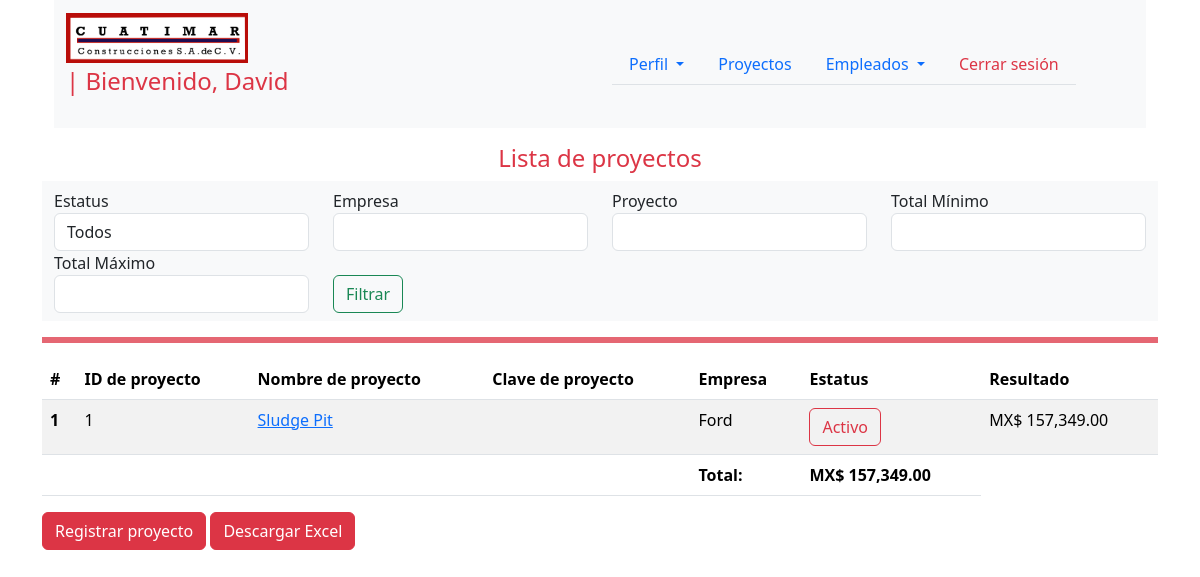
/proyectos/ (signed in), run on an earlier commit of the app's database.
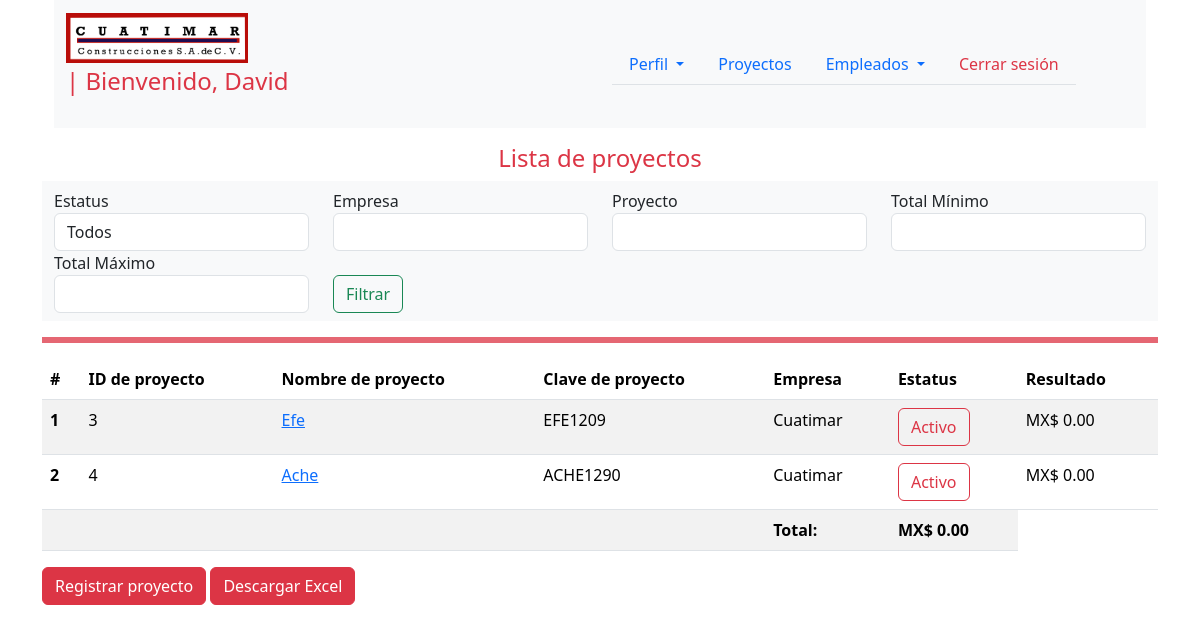
And on a later commit of the database.
### proyectos/models.py (models this page shows, shortened)
class Proyectos(models.Model):
    proyecto = models.CharField(max_length=255)
    clave_proyecto = models.CharField(max_length=100,unique=True)
    empresa = models.CharField(max_length=255)
    estatus = models.BooleanField(default=True)
    total = models.DecimalField(max_digits=10, decimal_places=2,null=False,default=Decimal('0.00'))
    iva = models.DecimalField(max_digits=10, decimal_places=2,null=False,default=Decimal('0.00'))
    slug = models.SlugField(unique=True)

### proyectos/views.py (the view)
# urls.py: path("",ProyectosListView.as_view(),name="proyectos"),
class ProyectosListView(LoginRequiredMixin,ListView):
    model = Proyectos
    template_name = "proyectos/proyectos.html"
    context_object_name = "projects"
    def get_queryset(self):
        queryset = Proyectos.objects.all()
        estatus = self.request.GET.get('estatus')
        empresa = self.request.GET.get('empresa')
        proyecto = self.request.GET.get('proyecto')
        total_min = self.request.GET.get('total_min')
        total_max = self.request.GET.get('total_max')
        if estatus:
            queryset = queryset.filter(estatus=estatus)
        if empresa:
            queryset = queryset.filter(empresa__icontains=empresa)
        if proyecto:
            queryset = queryset.filter(proyecto__icontains=proyecto)
        if total_min:
            queryset = queryset.filter(total__gte=total_min)
        if total_max:
            queryset = queryset.filter(total__lte=total_max)
        return queryset
    def get_context_data(self, **kwargs):
        context = super().get_context_data(**kwargs)
        total_monto_neto = self.get_queryset().aggregate(total=Coalesce(Sum('total'),Decimal('0.00')))['total']
        context['total_monto_neto'] = total_monto_neto
        context['estatus'] = self.request.GET.get('estatus', '')
        context['empresa'] = self.request.GET.get('empresa', '')
        context['proyecto'] = self.request.GET.get('proyecto', '')
        context['total_min'] = self.request.GET.get('total_min', '')
        context['total_max'] = self.request.GET.get('total_max', '')
        return context

### balancigastos/utils/context_processors.py (called while the page is built)
def get_profile_username(request):
    if request.user.is_authenticated:
        try:
            profile = Profile.objects.get(user=request.user)
            return {'profile_username': profile.user}
        except Profile.DoesNotExist:
            return {}
    return {}

### proyectos/templatetags/currency.py (called while the page is built)
@register.filter
def pesos(value):
    try:
        value = float(value)
        return f"MX$ {value:,.2f}"  # Format with thousands separator and 2 decimals
    except (ValueError, TypeError):
        return value

### proyectos/templates/proyectos/proyectos.html (shortened to what this page needs)
{% extends 'base.html' %}
{% load currency %}
{% block content %}
{% include 'navbar_profile.html' %}
<h4 class="h4 text-center text-danger mt-3">Lista de proyectos</h4>
<nav class="navbar bg-body-tertiary">
   <div class="container-fluid">
      <form method="GET" class="d-flex">
         <div class="row">
            <div class="col-md-3">
               <label for="estatus">Estatus</label>
               <select name="estatus" id="estatus" class="form-control">
                  <option value="">Todos</option>
               </select>
            </div>
            <div class="col-md-3">
               <label for="empresa">Empresa</label>
               <input type="text" name="empresa" id="empresa" class="form-control" value="{{ empresa }}">
            </div>
            <div class="col-md-3">
               <label for="proyecto">Proyecto</label>
               <input type="text" name="proyecto" id="proyecto" class="form-control" value="{{ proyecto }}">
            </div>
            <div class="col-md-3">
               <label for="total_min">Total Mínimo</label>
               <input type="number" name="total_min" id="total_min" class="form-control" value="{{ total_min }}">
            </div>
            <div class="col-md-3">
               <label for="total_max">Total Máximo</label>
               <input type="number" name="total_max" id="total_max" class="form-control" value="{{ total_max }}">
            </div>
            <div class="col-md-3 mt-4">
               <button class="btn btn-outline-success" type="submit">Filtrar</button>
            </div>
         </div>
      </form>
   </div>
</nav>
<hr class="border border-danger border-3 opacity-75">
{% if projects %}
<div class="table-responsive">
   <table class="table table-striped">
      <thead>
         <tr>
            <th scope="col">#</th>
            <th scope="col">ID de proyecto</th>
            <th scope="col">Nombre de proyecto</th>
            <th scope="col">Clave de proyecto</th>
            <th scope="col">Empresa</th>
            <th scope="col">Estatus</th>
            <th scope="col">Resultado</th>
         </tr>
      </thead>
      <tbody>
         {% for project in projects %}
         <tr>
            <th scope="row">{{ forloop.counter }}</th>
            <td>{{ project.id }}</td>
            <td><a href="{% url 'proyectos:detalles_proyecto' project.slug %}">{{ project.proyecto }}</a></td>
            <td>{{ project.clave_proyecto }}</td>
            <td>{{ project.empresa }}</td>
            {% if project.estatus == True %}
            <td><a class="btn btn-outline-danger"
                  href="{% url 'proyectos:toggle_estatus_proyecto' project.slug %}">Activo</a></td>
            {% else %}
            <td><a class="btn btn-danger" href="{% url 'proyectos:toggle_estatus_proyecto' project.slug %}">Inactivo</a>
            </td>
            {% endif %}
            {% if project.total < 0 %}
            <td class="text-danger">{{ project.total|pesos }}</td>
            {% else %}
            <td>{{ project.total|pesos }}</td>
            {% endif %}
         </tr>
         {% endfor %}
         <tr>
            <td colspan="4"></td>
            <td><strong>Total:</strong></td>
            <td><strong>{{ total_monto_neto|pesos }}</strong></td>
         </tr>
      </tbody>
   </table>
</div>
{% endif %}
<a href="{% url 'proyectos:registrar_proyecto' %}" class="btn btn-danger mb-3">Registrar proyecto</a>
<a href="{% url 'proyectos:export_proyectos_to_excel' %}" class="btn btn-danger mb-3">Descargar Excel</a>
{% endblock %}

### templates/base.html (shortened to what this page needs)
{% load static %}
<!DOCTYPE html>
<html lang="en">
<head>
    <link href="https://cdn.jsdelivr.net/npm/bootstrap@5.3.3/dist/css/bootstrap.min.css" rel="stylesheet"
>
    <link rel="stylesheet" href="{% static 'css/styles.css' %}">
</head>
<body>
    <div class="container">
        {% block content %}{% endblock %}
    </div>
</body>
</html>

### templates/navbar_profile.html (shortened to what this page needs)
{% load static %}
<div class="container">
    <nav class="navbar navbar-expand-lg bg-body-tertiary">
        <div class="container">
            <a class="navbar-brand" href="{% url 'proyectos:proyectos' %}">
                <img class="logo" src="{% static 'images/Cuatimar_logo.png' %}" alt="Logo" height="50px">
                <p class="text-capitalize text-danger fs-4">| Bienvenido, {{ profile_username }}</p>
            </a>
        </div>
        <div class="container">
            <ul class="nav nav-tabs justify-content-end">
                <li class="nav-item dropdown">
                    <a class="nav-link dropdown-toggle" href="#" role="button" data-bs-toggle="dropdown"
                        aria-expanded="false">
                        Perfil
                    </a>
                </li>
                <li class="nav-item">
                    <a class="nav-link" href="{% url 'proyectos:proyectos' %}">Proyectos</a>
                </li>
                <li class="nav-item dropdown">
                    <a class="nav-link dropdown-toggle" href="#" role="button" data-bs-toggle="dropdown"
                        aria-expanded="false">
                        Empleados
                    </a>
                </li>
                <li class="nav-item">
                    <a class="nav-link text-danger" href="{% url 'usuarios:logout' %}">Cerrar sesión</a>
                </li>
            </ul>
        </div>
    </nav>
</div>

### static/css/styles.css (style rules this page uses)
.table-responsive { max-height: 400px; overflow-y: auto; }
.table thead th { position: sticky; top: 0; z-index: 10; background-color: white; }

What changed in the data, as far as the page shows it:
removed Proyectos: id "1", proyecto "Sludge Pit", empresa "Ford", estatus "Activo", total|pesos "MX$ 157,349.00"
added Proyectos: id "3", proyecto "Efe", clave_proyecto "EFE1209", empresa "Cuatimar", estatus "Activo", total|pesos "MX$ 0.00"
added Proyectos: id "4", proyecto "Ache", clave_proyecto "ACHE1290", empresa "Cuatimar", estatus "Activo", total|pesos "MX$ 0.00"
Also different on the page:
{{ total_monto_neto|pesos }}: "MX$ 157,349.00" → "MX$ 0.00"
